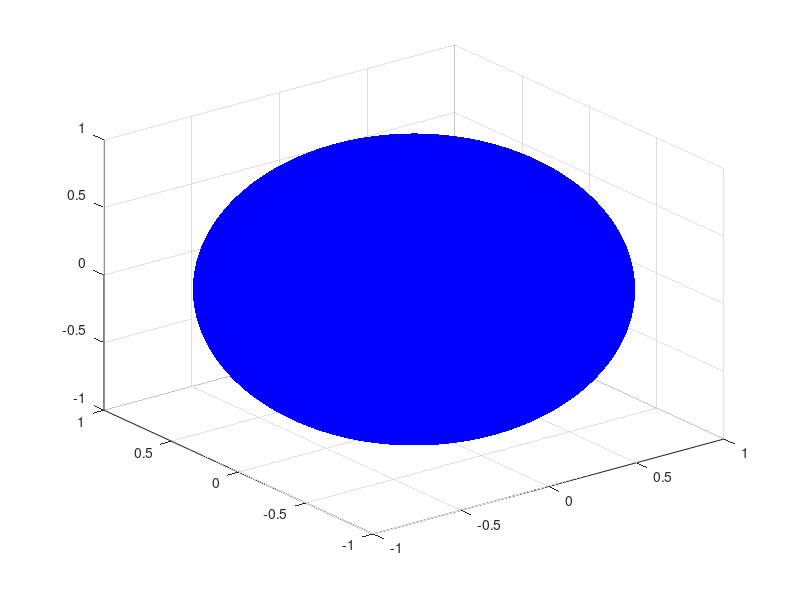

MATLAB code to generate this figure:
function h = plot_sphere(radius,cent,fig,col,npts,handleVis,myalpha)
% function plot_sphere(radius,cent,fig,col,npts,handleVis,myalpha)
if nargin < 7;  myalpha = 1;        end
if nargin < 6   handleVis = 'off';   end
if nargin < 5   npts    = 500;      end
if nargin < 4   col     = 'b';      end
if nargin < 3   fig     = 1;        end
if nargin < 2   cent    = [0;0;0];  end
if nargin < 1   radius  = 1;        end

% generate default sphere
[x,y,z] = sphere(npts);

% scale sphere
x       = x * radius;
y       = y * radius;
z       = z * radius;

% offset sphere
x       = x + cent(1);
y       = y + cent(2);
z       = z + cent(3);

% plot sphere
figure(fig)
h = surf(x,y,z,'FaceColor',col,'EdgeColor','none','HandleVisibility',handleVis);
set(h, 'FaceAlpha', myalpha);

%Changelog
%Date           Programmer              Action
%08/22/2019     Jared T. Blanchard      File created from pltsphere
%04/09/2021     Jared T. Blanchard      Added alpha